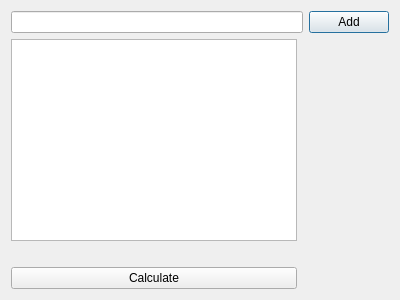
<?xml version="1.0" encoding="UTF-8"?>
<ui version="4.0">
 <class>Dialog</class>
 <widget class="QDialog" name="Dialog">
  <property name="geometry">
   <rect>
    <x>0</x>
    <y>0</y>
    <width>400</width>
    <height>300</height>
   </rect>
  </property>
  <property name="windowTitle">
   <string>Dialog</string>
  </property>
  <layout class="QGridLayout" name="gridLayout">
   <item row="0" column="5">
    <widget class="QPushButton" name="addButton">
     <property name="text">
      <string>Add</string>
     </property>
    </widget>
   </item>
   <item row="0" column="0" colspan="2">
    <widget class="QLineEdit" name="numberEdit"/>
   </item>
   <item row="3" column="0">
    <widget class="QPushButton" name="calculateButton">
     <property name="text">
      <string>Calculate</string>
     </property>
    </widget>
   </item>
   <item row="1" column="0">
    <widget class="QListWidget" name="arrayListWidget">
     <property name="selectionMode">
      <enum>QAbstractItemView::MultiSelection</enum>
     </property>
     <property name="selectionRectVisible">
      <bool>false</bool>
     </property>
    </widget>
   </item>
   <item row="2" column="0">
    <widget class="QLabel" name="infoLabel">
     <property name="text">
      <string/>
     </property>
    </widget>
   </item>
  </layout>
 </widget>
 <resources/>
 <connections/>
</ui>
